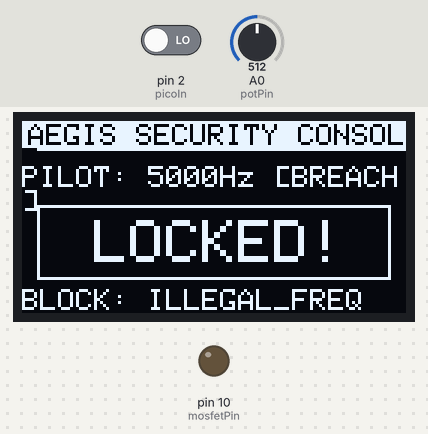
A sketch run on a simulated Arduino Uno, built with avr-gcc and run on an emulated ATmega328P. Shown: 128×64 one-colour display, output pins drawn as LEDs (lit = HIGH). The test bench sets the inputs (shaded band); at power-on: pin 2 (picoIn) LOW, A0 (potPin) = 512. Pins used as bus, display or sensor lines are not drawn.

Above: at 2.2 s.
2.3 s: pin 2 (picoIn) driven HIGH
At 3.5 s:
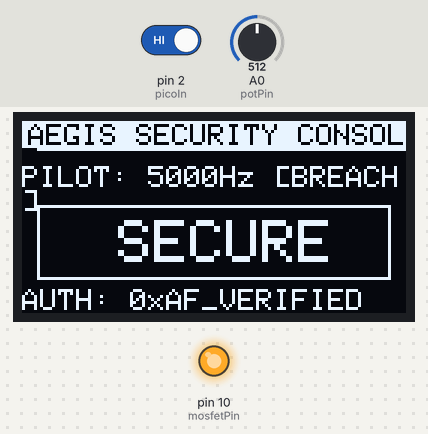
3.8 s: A0 (potPin) set to 528
At 5.0 s:
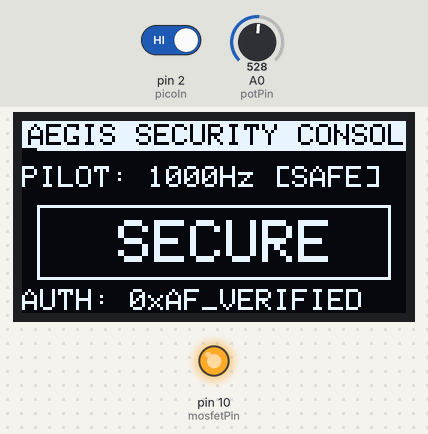
5.3 s: pin 2 (picoIn) driven LOW
At 5.9 s:
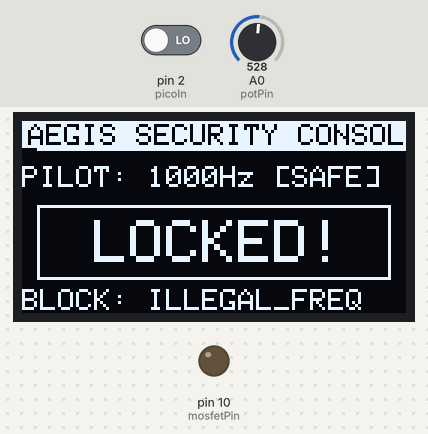
6.8 s: A0 (potPin) set to 511
At 8.0 s:
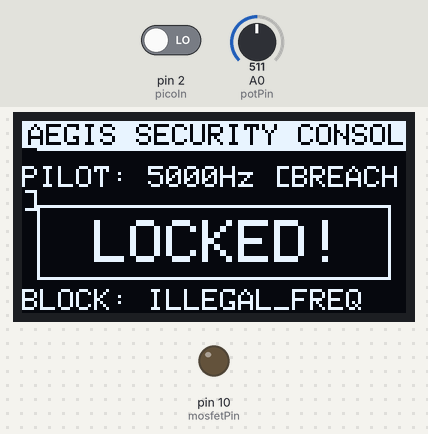
8.3 s: A0 (potPin) set to 716
At 9.5 s:
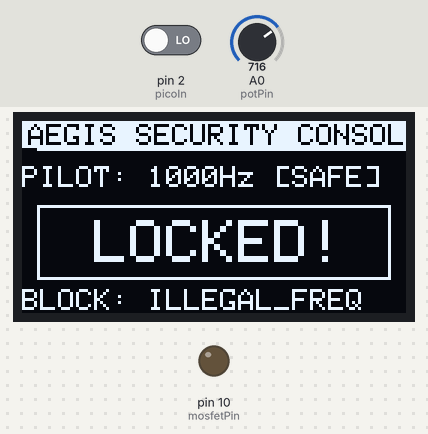
9.8 s: pin 2 (picoIn) driven HIGH
At 10.3 s:
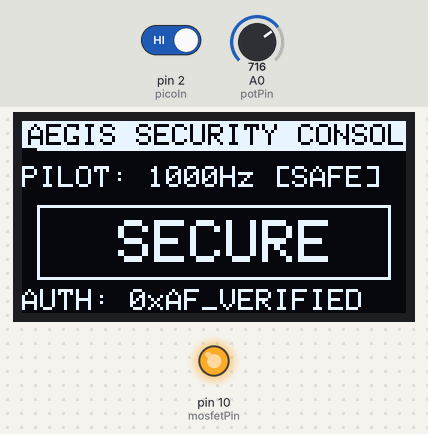
Timing chart, 0 to 12.3 s (numbered marks = the images above; inputs shaded):
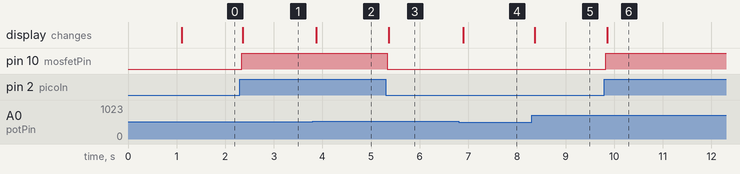

Measured:
- the behaviour switches between 512 and 513 on A0 (potPin) (found by bisection; images 1 and 2)
- after the input at 2.3 s, pin 10 (mosfetPin): LOW → HIGH at once; the display: changes after 0.06 s (image 1)
- after the input at 3.8 s, the display: changes after 0.08 s (image 2)
- after the input at 5.3 s, pin 10 (mosfetPin): HIGH → LOW at once; the display: changes after 0.06 s (image 3)
- after the input at 6.8 s, the display: changes after 0.09 s (image 4)
- after the input at 8.3 s, the display: changes after 0.07 s (image 5)
- after the input at 9.8 s, pin 10 (mosfetPin): LOW → HIGH at once; the display: changes after 0.06 s (image 6)

The sketch:

attacker.ino
```cpp
/**
 * AEGIS GATEWAY - Physical Layer Simulator (Charger Side)
 * Track B: Secure Plug & Charge Protocol
 * * Hardware: Arduino Uno R3, SSD1306 OLED, IRF520 MOSFET
 */

#include <Wire.h>
#include <Adafruit_GFX.h>
#include <Adafruit_SSD1306.h>

#define SCREEN_WIDTH 128
#define SCREEN_HEIGHT 64
Adafruit_SSD1306 display(SCREEN_WIDTH, SCREEN_HEIGHT, &Wire, -1);

// Pin Configuration
const int potPin = A0;      // Simulation Toggle (Safe vs Attack)
const int signalOut = 9;   // Control Pilot (CP) Line to Pico
const int picoIn = 2;      // Security Decision from Pico
const int mosfetPin = 10;  // High-Voltage Power Gate

void setup() {
  Serial.begin(9600);
  pinMode(signalOut, OUTPUT);
  pinMode(picoIn, INPUT);
  pinMode(mosfetPin, OUTPUT);

  if(!display.begin(SSD1306_SWITCHCAPVCC, 0x3C)) {
    Serial.println(F("OLED_INIT_FAIL"));
    for(;;);
  }

  // --- AEGIS BOOT SEQUENCE ---
  display.clearDisplay();
  display.setTextSize(1);
  display.setTextColor(SSD1306_WHITE);
  display.setCursor(0,0);
  display.println(F("AEGIS KERNEL v4.0"));
  display.println(F("MOUNTING CRYPTO_VAULT..."));
  display.display();
  delay(1000);
}

void loop() {
  // 1. LAYER 1: PHYSICAL SIGNAL GENERATION
  int val = analogRead(potPin);
  // Safe: 1kHz (500us pulse) | Attack: 5kHz (100us pulse)
  int pulse = (val > 512) ? 500 : 100;
  int currentHz = (val > 512) ? 1000 : 5000;

  for(int i = 0; i < 20; i++) {
    digitalWrite(signalOut, HIGH); delayMicroseconds(pulse);
    digitalWrite(signalOut, LOW);  delayMicroseconds(pulse);
  }

  // 2. LAYER 2: CRYPTOGRAPHIC DECISION READ
  bool isAuthorized = digitalRead(picoIn);

  // 3. TELEMETRY & UI REFRESH
  display.clearDisplay();

  // High-Tech Header
  display.fillRect(0, 0, 128, 10, SSD1306_WHITE);
  display.setCursor(2, 1);
  display.setTextColor(SSD1306_BLACK);
  display.print(F("AEGIS SECURITY CONSOLE"));
  display.setTextColor(SSD1306_WHITE);

  // Pilot Signal Data
  display.setCursor(0, 15);
  display.print(F("PILOT: ")); display.print(currentHz); display.print(F("Hz "));
  display.print((val > 512) ? F("[SAFE]") : F("[BREACH]"));

  // Status Visualization
  display.drawRect(5, 28, 118, 25, SSD1306_WHITE);
  if (isAuthorized) {
    digitalWrite(mosfetPin, HIGH);
    display.setCursor(32, 33);
    display.setTextSize(2);
    display.print(F("SECURE"));
    display.setTextSize(1);
    display.setCursor(0, 56);
    display.print(F("AUTH: 0xAF_VERIFIED"));
  } else {
    digitalWrite(mosfetPin, LOW);
    display.setCursor(24, 33);
    display.setTextSize(2);
    display.print(F("LOCKED!"));
    display.setTextSize(1);
    display.setCursor(0, 56);
    display.print(F("BLOCK: ILLEGAL_FREQ"));
  }

  display.display();
}
```
